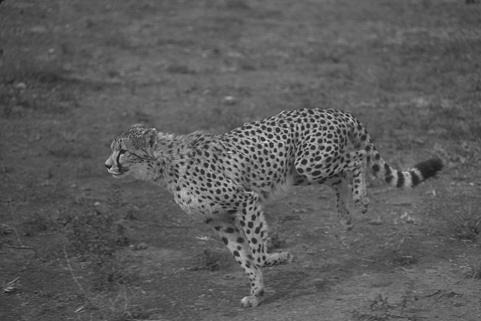
//> input picture datas/animal1.jpg, 481 x 321 px, given in place of person-dog-horse.jpg, which was not available
$ ./main ../../../datas/animal1.jpg 2 2 2   (built with g++ and OpenCV 4)
//> lines starting //> are read from the running program, lines starting //| are printed output that depends on the picture; after the words box and inside, x2 and y2 are one past the last pixel; in counts of white or black regions, pixels touching at a corner belong together; pictures that were not available may be replaced by others from this repository, and a replacement may not be noted
//> further down, input is the input picture: 321 rows x 481 cols, CV_8UC3; min 13, max 220, mean 91.1
#include <iostream>
#include <algorithm>
#include <iomanip>
#include <cmath>
#include <vector>
#include <queue>
#include <limits>
#include <string>

#include <opencv2/core.hpp>
#include <opencv2/imgproc.hpp>
#include <opencv2/highgui.hpp>

//#define DEBUG
//#define DEBUG_DIFFERENCE
//#define DEBUG_ALE

using namespace std;
using namespace cv;

//start of utilities
//minMaxLoc was acting the magot, kept giving assertion errors
// [38 lines left out: functions maxLocs, getRange, not called in this run]

cv::Point getMax(cv::Mat& input,cv::Mat mask)
{
    /*
        Max and min value of matrix
        More robust with added gaussian blurring
        only search the area of the mask (area of haze)
    */
    mask.convertTo(mask,CV_8U);
    cv::Mat gray;
    cvtColor(input,gray,CV_BGR2GRAY);
    GaussianBlur(gray,gray,Size(11,11),1,1,0);
    double *vals = new double[2];
    cv::Point min,max;
    minMaxLoc(gray,&vals[1],&vals[2],&min,&max,mask);
    return max;
}


template <class ForwardIterator,class Generator>
// [7 lines left out: function generate, not called in this run]

struct Generator
{
    Generator():ci(0.0){}
    Generator(float c_init):c(c_init){}
    float operator()(){ci+=c;return ci;}
    float operator()(float c_init){c=c_init;return c;}
    float ci=0.0;
    float c=0.0;
};

//end of Utilities
cv::Mat semiInverse(cv::Mat& image)
{
    /*
    *   Create the semi inverse of the input image
    */
    image.convertTo(image,CV_32F);
    cv::Mat output = cv::Mat(image.rows,image.cols,image.type());
    std::vector<cv::Mat> channels;
    split(image,channels);
    for(int i=0;i<image.rows;i++)
    {
        for(int j=0;j<image.cols;j++)
        {
            float b1=channels[0].at<float>(i,j),
                    g1=channels[1].at<float>(i,j),
                    r1=channels[2].at<float>(i,j);
            float b2=saturate_cast<float>(255-channels[0].at<float>(i,j)),
                    g2=saturate_cast<float>(255-channels[1].at<float>(i,j)),
                    r2=saturate_cast<float>(255-channels[2].at<float>(i,j));
            output.at<Vec3f>(i,j)[0] = max(b1,b2);
            output.at<Vec3f>(i,j)[1] = max(g1,g2);
            output.at<Vec3f>(i,j)[2] = max(r1,r2);
        }
    }
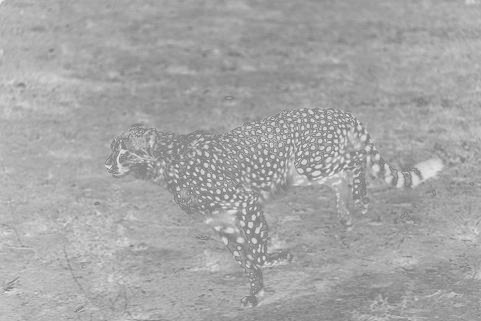
//> output: 321 rows x 481 cols, CV_32FC3; min 128, max 242, mean 165.4
    cv::normalize(output, output, 0.0, 255.0, NORM_MINMAX, CV_32FC3);
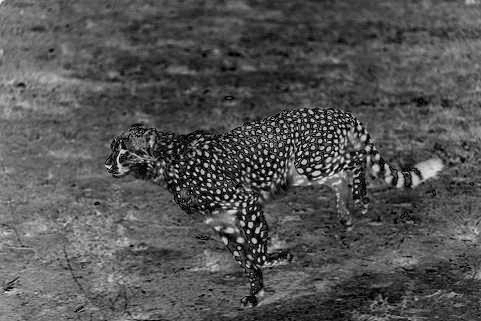
//> output: 321 rows x 481 cols, CV_32FC3; min 0, max 255, mean 83.6
    cv::normalize(image, image, 0.0, 255.0, NORM_MINMAX, CV_32FC3);
    return output;
}

cv::Mat semiIncrease(cv::Mat inverse,float xi)
{
    /*
    *   Get the semi inverse of the image, only add xi
    *   to the semi inverse component, chnages the mask area
    */
    inverse.convertTo(inverse,CV_32F);
    cv::Mat output = cv::Mat(inverse.rows,inverse.cols,inverse.type());
    for(int i=0;i<inverse.rows;i++)
    {
        for(int j=0;j<inverse.cols;j++)
        {
            output.at<Vec3f>(i,j)[0] = max((float)inverse.at<Vec3f>(i,j)[0],xi*(float)(255.0-inverse.at<Vec3f>(i,j)[0]));
            output.at<Vec3f>(i,j)[1] = max((float)inverse.at<Vec3f>(i,j)[1],xi*(float)(255.0-inverse.at<Vec3f>(i,j)[1]));
            output.at<Vec3f>(i,j)[2] = max((float)inverse.at<Vec3f>(i,j)[2],xi*(float)(255.0-inverse.at<Vec3f>(i,j)[2]));
        }
    }
    cv::normalize(output, output, 0.0, 255.0, NORM_MINMAX, CV_32FC3);
    cv::normalize(inverse, inverse, 0.0, 255.0, NORM_MINMAX, CV_32FC3);
    return output;
}

cv::Mat haze_difference(cv::Mat& image,cv::Mat& inverse, int rho)
{
//> called with rho = 2
    /**
    *   Create a binary mask of the haze areas
    **/
    cv::Mat hsv1,hsv2;
    vector<cv::Mat> channels(3),channels2(3);

    cvtColor(image,hsv1,CV_BGR2HSV);
//> hsv1: 321 rows x 481 cols, CV_32FC3; mean H, S, V 0, 0, 96.3
    cvtColor(inverse,hsv2,CV_BGR2HSV);
//> hsv2: 321 rows x 481 cols, CV_32FC3; mean H, S, V 0, 0, 83.6

    split(hsv1,channels);
//> channels[0]: 321 rows x 481 cols, CV_32FC1; every value is 0
    split(hsv2,channels2);

    cv::Mat h1=Mat::zeros(image.rows,image.cols,image.type());
    cv::Mat h2=Mat::zeros(image.rows,image.cols,image.type());
    cv::Mat diff=Mat::zeros(image.rows,image.cols,image.type());

    #ifdef DEBUG_DIFFERENCE
        //cv::normalize(channels[0], channels[0], 0, 255, NORM_MINMAX, CV_32FC3);
        //cv::normalize(channels2[0], channels2[0], 0, 255, NORM_MINMAX, CV_32FC3);
        imwrite("h1.jpg",channels[0]);
        imwrite("h2.jpg",channels2[0]);
    #endif

    //subtract(h2,h1,diff,noArray(),CV_32FC1);
    absdiff(channels2[0],channels[0],diff);//get the difference between the H channels
    threshold( diff, diff, rho, 255, 1);//use the inverse binary threshold, the low value is anything below rho
//> diff: 321 rows x 481 cols, CV_32FC1; every value is 255
    return diff;
}

float detect_haze(cv::Mat difference,int rho)
{
//> called with rho = 2
    /*
        return percentage haze in image, uses the mask
    */
    int count=0;
    for(int i=0;i<difference.rows;i++)
    {
        for(int j=0;j<difference.cols;j++)
        {
            if(difference.at<float>(i,j) < rho)
            {
                count++;
            }
        }
    }
//> after the loop, count = 0

    return (float)count/(difference.rows*difference.cols)*100;
}

cv::Point airlight_estimation(cv::Mat& input,cv::Mat& mask)
{
    /*
        get the brightest pixel value and return it
    */
    cv::Point max = getMax(input,mask);

    #ifdef DEBUG_ALE
        Vec3f ale = input.at<cv::Vec3f>(max);
        cout<<max<<endl;
        cout<<"ale:"<<ale<<endl;
        cv::Mat dst=Mat::ones(input.rows,input.cols,input.type());
        cv::Mat temp=input.clone();
        cv::normalize(temp, temp, 0, 255, NORM_MINMAX, CV_32FC3);
        circle(temp,max,25,(255,0,0),2);
        for(int i=0;i<dst.rows;i++)
        {
            for(int j=0;j<dst.cols;j++){dst.at<cv::Vec3f>(i,j)=ale;}
        }
        imwrite("ale.jpg",dst);
        imwrite("ale_location.jpg",temp);
    #endif
    return max;
}

// [27 lines left out: functions transmissionMap, AlphaBlend, not called in this run]

cv::Mat dehaze(cv::Mat& image,cv::Mat &inverse,cv::Mat& difference,cv::Point ale,int k,int rho,double xi)
{
     cv::Mat output = cv::Mat(image.rows,image.cols,image.type());
     float c = 1.0/k;
     vector<float> ci(k);
     std::generate(ci.begin(),ci.end(),Generator(c));

     vector<cv::Mat> layers;
     vector<cv::Mat> mask_layers;
     vector<cv::Mat> diff_layers;
     Vec3f ale_temp= image.at<cv::Vec3f>(ale);
     //std::cout<<ci.size()<<std::endl;
     for(int i=0;i<ci.size();i++)
     {
         cv::Mat layer=image.clone();

         cv::Mat inv;
         std::vector<cv::Mat> channels;
         inv = semiIncrease(layer,xi);
         split(inv,channels);
         //layer-=(ci[i]*ale_temp);
         channels[0] -= (ci[i]*ale_temp);
         channels[1] -= (ci[i]*ale_temp);
         channels[2] -= (ci[i]*ale_temp);
         merge(channels,inv);

         xi+=0.10;
         cv::Mat diff = haze_difference(layer,inv,rho);
         ale = airlight_estimation(layer,diff);
         ale_temp= layer.at<float>(ale);


         #ifdef DEBUG
             cv::Mat in,d;
             cv::normalize(inv, in, 0, 255, NORM_MINMAX, CV_32FC3);
             cv::normalize(diff, d, 0, 255, NORM_MINMAX, CV_32FC3);
             //cv::normalize(mask, m, 0, 255, NORM_MINMAX, CV_32FC3);
             imwrite("layer_inv_"+to_string(i)+".jpg",in);
             imwrite("difference_"+to_string(i)+".jpg",d);
         #endif
         layers.push_back(inv);
         mask_layers.push_back(diff);
     }
     for(int count=layers.size()-1,opp=0;count>-1;count--,opp++)
     {
        float weight=(float)count/layers.size();

        addWeighted(layers[count],ci[count],output,ci[opp],0.0,output);
        AlphaBlend(layers[count],output,mask_layers[count]);
     }
     mask_layers[0] = 255 - mask_layers[0];
     addWeighted(image,ci[layers.size()-1],output,ci[0],0.0,output);
     AlphaBlend(image,output,mask_layers[0]);
     return output;
}

int main(int argc,char *argv[])
{
    //inputs
    cv::Mat input = imread("d:/develop/dl/projects/resources/images/person-dog-horse.jpg");
    double rho, k, xi;
    if(argc<4)
    {
        rho=10;
        xi=0.3;
        k=5;
    }
    else
    {
        rho = atof(argv[2]);
        xi = atof(argv[3]);
        k = atof(argv[4]);
    }
    cout<<rho<<","<<xi<<","<<k<<endl;

    cv::Mat inverse = semiInverse(input);

    cv::Mat difference = haze_difference(input,inverse,rho);

    float haze = detect_haze(difference,rho);
//> haze = 0

    cv::Point ale = airlight_estimation(input,difference);
//> in getMax, `mask.convertTo(mask,CV_8U);`: mask: 321 rows x 481 cols, CV_8UC1; every value is 255
//> in getMax, `GaussianBlur(gray,gray,Size(11,11),1,1,0);`:
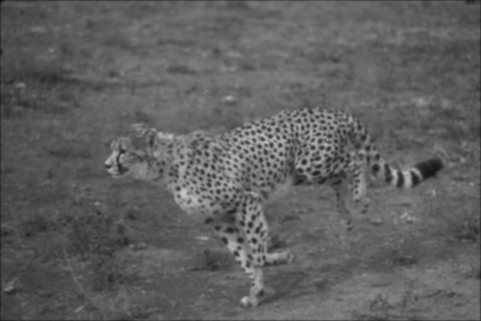
//> gray: 321 rows x 481 cols, CV_32FC1; min 8.54, max 199.8, mean 95.9
//> in getMax, `minMaxLoc(gray,&vals[1],&vals[2],&min,&max,mask);`: min = Point(0, 0); max = Point(183, 193)
//> ale = Point(183, 193)
    cv::Mat dehazed = dehaze(input,inverse,difference,ale,k,rho,xi);
//> in dehaze, `Vec3f ale_temp= image.at<cv::Vec3f>(ale);`: ale_temp = [198.3, 198.3, 198.3]
//> (the run ends here: the program stops with an error, at `channels[0] -= (ci[i]*ale_temp);`)

$ run again, on datas/beach.jpg
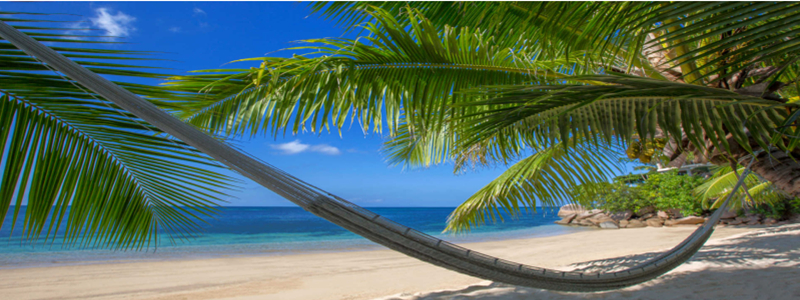
//> input picture datas/beach.jpg, 800 x 300 px, given in place of person-dog-horse.jpg, which was not available
//> input is the input picture: 300 rows x 800 cols, CV_8UC3; mean B, G, R 97.8, 108.9, 84.7
//> hsv1: 300 rows x 800 cols, CV_32FC3; mean H, S, V 119, 0.6, 130.5
//> hsv2: 300 rows x 800 cols, CV_32FC3; mean H, S, V 211.3, 0.6, 179.3
//> in haze_difference, `threshold( diff, diff, rho, 255, 1);`:
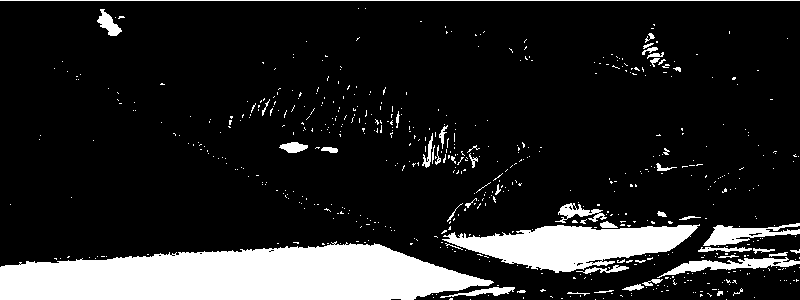
//> diff: 300 rows x 800 cols, CV_32FC1; 14.8% white; 611 white regions (563 under 20 px), largest, box (x1, y1, x2, y2) and area: (0, 241, 494, 300) 20861, (442, 224, 700, 273) 7025, (657, 257, 800, 278) 1022
//> the loop in detect_haze, `for(int i=0;i<difference.rows;i++)` made 300 passes
//> count on passes 1 to 3: 0, 800, 1600
//> after the loop in detect_haze, `for(int i=0;i<difference.rows;i++)`: count = 204491
//> haze = 85.2
//> in getMax, `minMaxLoc(gray,&vals[1],&vals[2],&min,&max,mask);`: min = Point(798, 156); max = Point(568, 268)
//> ale_temp = [227, 239, 251]
